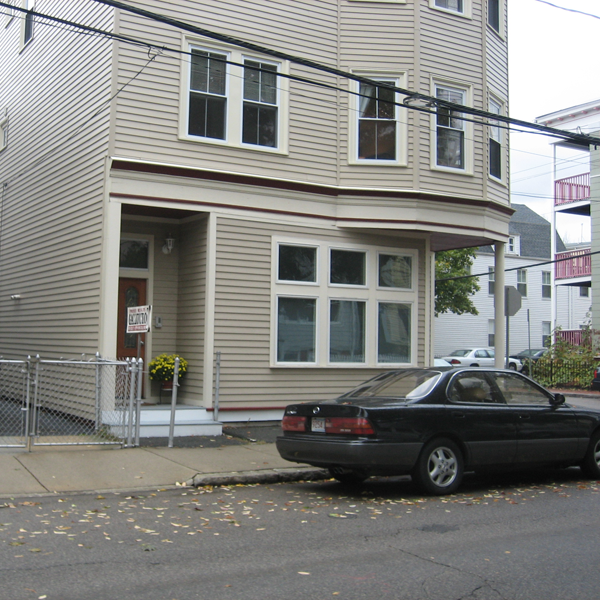
#> input picture computer_vision_tp_1_Bertrand_PATUREL/images/boston.png, 600 x 600 px
$ jupyter execute --allow-errors filtering_Bertrand_PATUREL.ipynb
#> lines starting #> are read from the running program, lines starting #| are printed output that depends on the picture; after the words box and inside, x2 and y2 are one past the last pixel; in counts of white or black regions, pixels touching at a corner belong together
# Part 1 : Sampling and filtering

In this part of the lab work, we are going to look at the frequency content of images, and certain filtering operations which which we can carry out.

__Note__ : When viewing the result of filtered images, we will avoid using ```plt.imshow()```. Indeed, if you use imshow to display an image, it will change the resolution of this image. Since we are going to be looking at aliasing effects (which is induced precisely by changing resolution), it is better to write the output to an image file and view it in a separate program.

However, you can (and will) use ```plt.imshow()``` for displaying the image's spectra and for displaying filters.

First, let us load the necessary packages

### Your task

In the lab work, you must fill in the code in the places marked FILL IN CODE, or answer the written questions directly on the notebook.

First, let us load the necessary packages

[cell 1]
from matplotlib import pyplot as plt
import numpy as np
import imageio
from skimage import color


is_colab = False

The last package will help us to carry out the convolution operation. Let's define two functions to read and write and image :

[cell 2]
def read_image(file_name):
#> called with file_name = 'images/boston.png'
    img_color = imageio.imread(file_name)
#> img_color is the input picture: shape (600, 600, 3); mean R, G, B 132.2, 132.4, 129.1
    img_gray = color.rgb2gray(img_color)
    return img_gray,img_color

def write_image(img_in,file_name_out):
    imageio.imwrite(file_name_out, np.uint8(255.0*img_in))

[cell 3]
file_dir = 'images/'
file_name = 'boston'
file_ext = '.png'

if (is_colab == True):
  !wget "https://perso.telecom-paristech.fr/anewson/doc/images/boston.png"
  img_gray,_ = read_image(file_name+file_ext)
else:
  img_gray,_ = read_image(file_dir+file_name+file_ext)
img_gray.shape
#> Out = (600, 600)

## Frequency content

Firstly, we are going to inspect the frequency content of the image. Write a function to display the magnitude of the spectrum of the image. For this, you can use the following functions

- ``np.fft.fft2``
- ``np.fft.fftshift``

The first calculates the 2D Fast Fourier Transform of the image. The second centres the spectrum, such that the 0 frequency is centred in the image. Otherwise the 0 point is set at the top left, which is not very conveniant for visualisation.

A final note. It is often the case that the 0 frequency is of much larger amplitude than the other frequencies. Therefore, we often visualise log(1+spectrum_magnitude) rather than spectrum_magnitude itself.

Write this function ``display_spectrum`` now.

[cell 4]
def display_spectrum(img):
    centred_spectrum_magnitude = np.abs(np.fft.fftshift(np.fft.fft2(img)))
    plt.imshow(np.log(1+centred_spectrum_magnitude),cmap='gray')
    return

[cell 5]
display_spectrum(img_gray)

#> (a cell that did not finish here is left out)

__Question__ : What do you observe in the frequency domain ? What is your interpretation of this image ?

__Answer__ :

- I observe that the intense center is the result of a picture with much more low frenquences than high frequencies.
- The crossing horizontal and vertical lines can be expliained by the white horizontal line of the wood on the house and the vertical lines of the windows.

## Subsampling and aliasing

We are now going to carry out a ''direct'' subsampling (also known as a ''nearest neighbours'' subsampling) of a factor $\delta$, that is to say we simply take one out of every $\delta$ pixels. Fill in the following function to do this :

[cell 7]
def nn_subsampling(img_in,delta):
#> called with delta = 2
    row_image = img_in[::delta] # We select every other column
    col_image = np.transpose(row_image)[::delta] # We select every other row
    sub_image = np.transpose(col_image)
    return sub_image

We write the subsampled image, with subsampling step $\delta = 2$

[cell 8]
delta = 2
image_small = nn_subsampling(img_gray,delta)
write_image(image_small, file_name+'_subsampled.png')

[cell 9]
plt.imshow(img_gray, cmap='gray')

[cell 10]
plt.imshow(image_small, cmap='gray')

__Question__ What do you notice about the image ? Where is the aliasing taking place ? Why is it taking place in these specific regions ?

**__Answer__** :

According to the images above, the aliasing takes place on the house. It takes place specaily on the front of the house which origanilly had straights lines and regular frequencies that are damaged by the aliasing.

We have seen two different methods of filtering an image before subsampling to remove high frequencies :

- Ideal low-pass filter
- Gaussian filter

We recall that the convolution operation, which defines a filter, can be carried out either in the spatial (image) domain or the frequency domain.

First, write a function which filters an input image via the frequency domain, with the input filter ``f_hat`` defined in the frequency domain. The output ``img_out`` should be in the spatial domain. You can use the ``np.fft.ifft2`` function to carry out the inverse Fourier transform. Make sure to take the __real__ part of the output image (``np.real``).

[cell 11]
def filter_image(img,f_hat):
    fq_img = np.fft.fft2(img)
    filtering = np.multiply(f_hat,fq_img) # we apply the filter and the img
    img_out = np.real(np.fft.ifft2(filtering))
    return(img_out)

### Ideal low-pass filter

Now, we are going to create a function ``ideal_low_pass_filter`` which returns an ideal low-pass filter $\hat{h}$ in the frequency domain. We recall that in 2D this is a disk centred on the 0-frequency (with the radius $\nu_0$ which is the cut-off freqeuncy).

### Creating the disk (low-pass filter) in the frequency domain

By definition the 0 frequency is at the top left point of the image. Therefore, you have two options to create the filter :

- you can create the low-pass filter in the 'normal' frequency-domain representation, with the 0 frequency at the (0,0) position of the frequency image)
- you can create the low-pass filter in the 'centred' position and then ifftshift the frequency image. In the centred representation of the frequency, for an image of even size $n=2a$, the 0 frequency position is located at position $a$ (where 0 is the first position - the '0 indexing' of python).

To go between the two representations, you have the following functions :

- np.fft.fftshift : top-left centre -> middle centre
- np.fft.ifftshift : middle centre -> top-left centre

To create the disk centred at the position $a$, you have several options :

- use a loop (simplest, but potentially slow)
- use the np.meshgrid function, (https://docs.scipy.org/doc/numpy/reference/generated/numpy.meshgrid.html) which creates a grid of positions (in 1D, 2D, etc - here we are interested in 2D)
- use the 'distance transform' ``scipy.ndimage.morphology.distance_transform_edt``. This function calculates the distance to the nearest pixel which has a value of 0 in a binary image (this is a mathematical morphology function)
- or anything else that you can think of :)

[cell 12]
from scipy.ndimage.morphology import distance_transform_edt

def ideal_low_pass_filter(img_shape,nu_0):
    binary_image = np.ones(img_shape)
    binary_image[int(img_shape[0]/2),int(img_shape[1]/2)] = 0
    distance_transform = distance_transform_edt(binary_image)
    binary_distance = distance_transform < int(nu_0*img_shape[0]/2) # All the frequencies that are far are put to False
    f_hat = np.fft.ifftshift(np.multiply(binary_distance,np.ones(img_shape))) # All the frequencies that are far are put to 0
    return(f_hat)

plt.imshow(ideal_low_pass_filter((50,50),0.5))
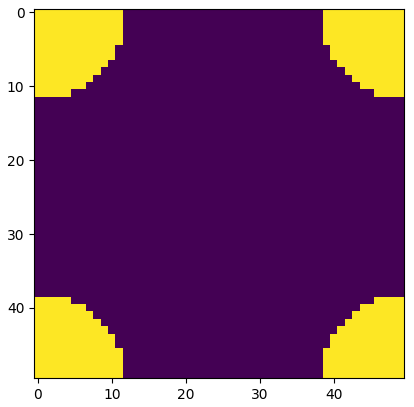
#> figure drawn by matplotlib, 1 panel

__Question__ Given that in an image with sampling rate 1 (the pixel size) the frequencies in the original image of size $n \times n$ go from $-\frac{1}{2}$ to $\frac{1}{2}$.  For a subsampling of $\delta=2$, where should the cutoff frequency $\nu_0$ be set for correct subsampling ?

__Answer__ :

Create f_hat, the ideal low-pass filter in the frequency domain, and display it.

[cell 13]
img_shape = img_gray.shape
#> img_shape = (600, 600)
print(img_shape)
#| (600, 600)
nu_0 = 0.24
f_hat = ideal_low_pass_filter(img_shape,nu_0)
#> call 2 of ideal_low_pass_filter, with img_shape = (600, 600), nu_0 = 0.24
#> in ideal_low_pass_filter (call 2), `f_hat = np.fft.ifftshift(np.multiply(binary_distance,np.ones(img_shape..`:
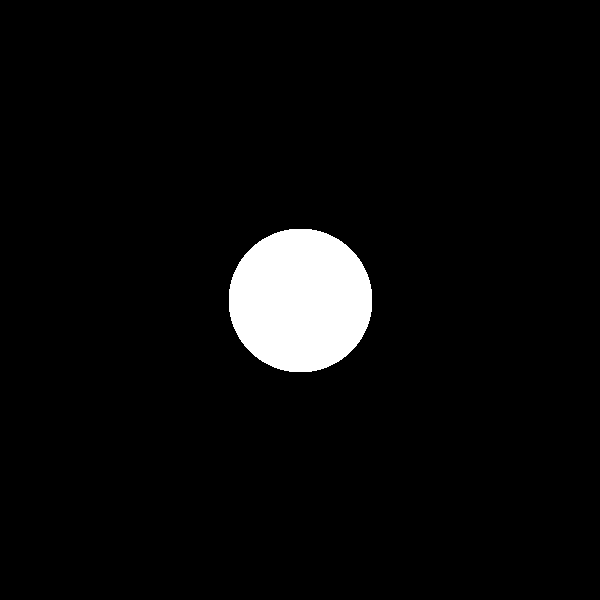
#> binary_distance: shape (600, 600) bool; 4.5% white; 1 white region, box (x1, y1, x2, y2) and area: (229, 229, 372, 372) 16237
plt.imshow(f_hat,cmap='gray')

Carry out the filtering, and subsample the image again, and imwrite the result.

You should observe that the range of the image is not respected. Make sure to rescale the output image to the range $0, \dots, 1$ before writing it.

__Bonus question__ Why do you think this happens ?

__Answer__ :

Because behind the transformation we have a sinus cardinal which take values in $\mathbb{R}$ and not only in $\mathbb{R}_+$, we can have negative values.

[cell 14]
img_filtered = filter_image(img_gray,f_hat)
#> in filter_image, `filtering = np.multiply(f_hat,fq_img)`: f_hat: shape (600, 600) float64; values 0 (black) and 1 (white), 4.5% white; 4 white regions, box (x1, y1, x2, y2) and area: (0, 0, 72, 72) 4131, (529, 0, 600, 72) 4059, (0, 529, 72, 600) 4059, (529, 529, 600, 600) 3988

img_filtered = (img_filtered - np.min(img_filtered)) / (np.max(img_filtered) - np.min(img_filtered))

img_filtered = nn_subsampling(img_filtered,delta)

write_image(img_filtered,file_name+'_filtered_ideal_low_pass.png')

[cell 15]
plt.imshow(img_filtered, cmap='gray')

__Question__ Is the aliasing reduced ? What effect do you notice in the output ? What is this called ?

__Answer__

The Aliasing is noticably reduced and we can observ normal wooden plate on the front of the house which where were the alisaing was taking place. This filter is an ideal low pass pass filter, since the edge of the filters are not smooth. It allow only low frequencies to pass through while brutally removing by the high frequencies.

### Gaussian filter

Now, we are going to carry out the filtering with a Gaussian filter. Create a function ``gaussian_filter`` which returns a 2D Gaussian filter, defined as :

$g_\sigma(x,y) = \frac{1}{2 \pi \sigma^2} \exp{ \left( - \frac{x^2+y^x}{2\sigma^2} \right)}$

To create a grid of pixel positions, you can use the ``np.meshgrid`` function.

You must again make sure to carry out an ``ifftshift`` to make sure the filter is in the correct format. Be careful to put the middle of the Gaussian at the centre position ($a$).

[cell 16]
def gaussian_filter(img_shape,sigma):
#> called with img_shape = (600, 600), sigma = 0.12
    g = np.zeros(img_shape)
    for x in range(img_shape[0]):
        for y in range(img_shape[0]):
            a = (x/img_shape[0])-1/2
            b = (y/img_shape[1])-1/2
            c = np.exp(-(a**2 + b**2)/(2* sigma**2))
            g[x, y] = c

    den = 2*np.pi*(sigma**2)
    g = np.fft.ifftshift(g/den)
    return g

Now, create a Gaussian filter in the frequency domain to attenuate the frequencies higher than the previous cutoff frequency you used above, $\nu_0$. To do this, we recall that 95.45 percent of the energy of a Gaussian function is contained within $\pm 2\sigma$. Fix $\sigma$ accordingly. Display the filter.

[cell 17]
sigma = nu_0 /2
g_hat = gaussian_filter(img_gray.shape,sigma)
plt.imshow(g_hat,cmap='gray')
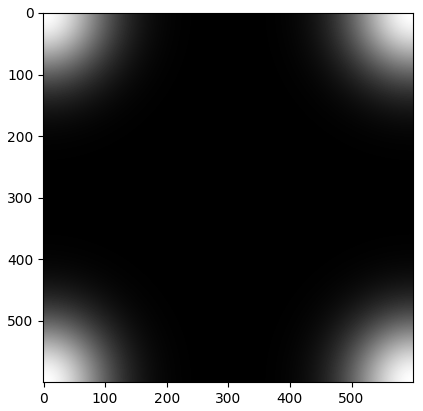
#> figure drawn by matplotlib, 1 panel

Now, carry out the filtering with the Gaussian filter in the frequency domain. Remember to renormalise the output image.

[cell 18]
img_filtered = filter_image(img_gray,g_hat)
#> in filter_image (call 2), `filtering = np.multiply(f_hat,fq_img)`:
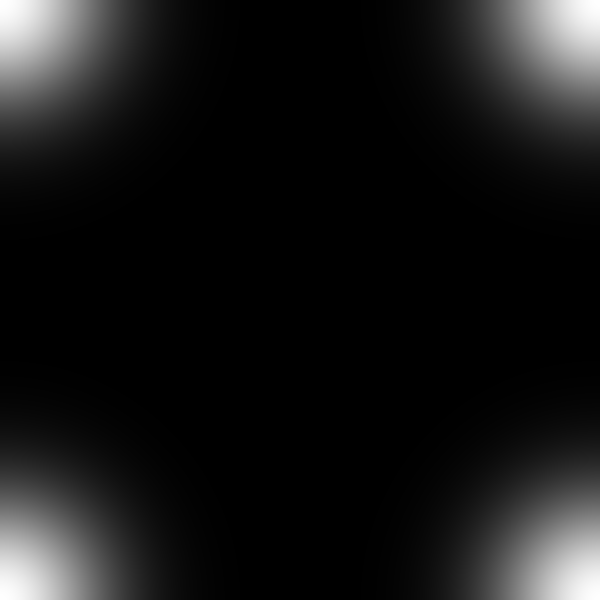
#> f_hat: shape (600, 600) float64; min 3.19e-07, max 11.05, mean 1; drawn with min black and max white

img_filtered = (img_filtered - np.min(img_filtered)) / (np.max(img_filtered) - np.min(img_filtered))

img_filtered = nn_subsampling(img_filtered,delta)
#> call 3 of nn_subsampling, with delta = 2
#> in nn_subsampling (call 3), `row_image = img_in[::delta]`:
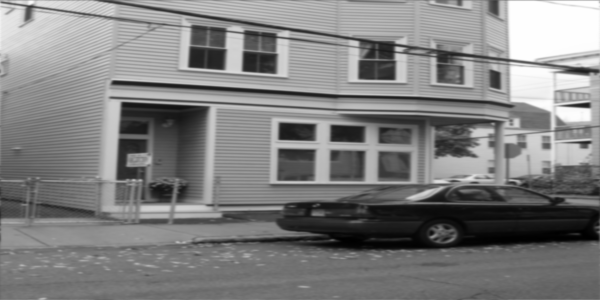
#> row_image: shape (300, 600) float64; min 0, max 1, mean 0.501
#> in nn_subsampling (call 3), `col_image = np.transpose(row_image)[::delta]`:
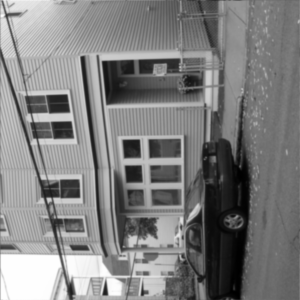
#> col_image: shape (300, 300) float64; min 0, max 1, mean 0.501

write_image(img_filtered,file_name+'_filtered_gaussian.png')

[cell 19]
plt.imshow(img_filtered, cmap='gray')

__Question__ Do you still observe the problem observed in the case of the ideal low-pass filter ? Why ?

__Answer__

- Thanks to the smoothness of the gaussian filter, the gaussian do not create the ringin effect due to the ideal low pass filter when cutting through the high frequencies

- Yet the blurring is sadly  much more stronger than with the ideal low pass filter.

__Bonus Question__ We have had to rescale the output image again. This time, why was this the case ? Hint : think about a Gaussian filter in the spatial domain with a very large $\sigma$.

__Answer__

This time we had to rescale the image because we can have values bigger than 1 due to the gaussian than can take value in $\mathbb{R}_+$

## Standard filters

In this section, we are going to look at some common filters, and see their effects on images. From this point on in the TP, we are going to be working in the spatial domain, and are no longer concentrated on aliasing. Therefore, we can use the plt.imshow function (you may notice some aliasing, but we ignore it here). We define a display function now.

[cell 20]
def display_image(img_in):
    plt.imshow(img_in, cmap='gray')

[cell 21]
file_dir = 'images/'
file_name = 'palma'
file_ext = '.png'

if (is_colab == True):
  !wget "https://perso.telecom-paristech.fr/anewson/doc/images/palma.png"
  img_gray,_ = read_image(file_name+file_ext)
else:
  img_gray,_ = read_image(file_dir+file_name+file_ext)
#> call 2 of read_image, with file_name = 'images/palma.png'
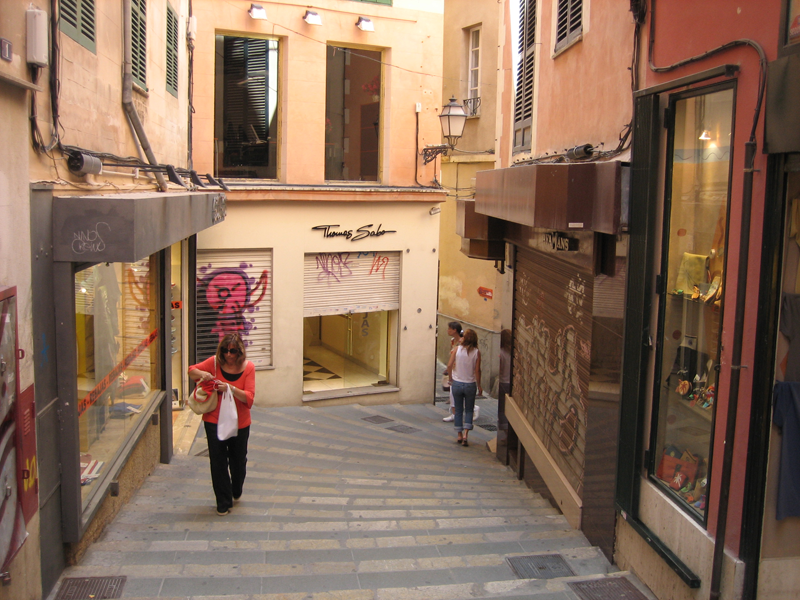
#> input picture computer_vision_tp_1_Bertrand_PATUREL/images/palma.png, 800 x 600 px
#> in read_image, img_color is the input picture: shape (600, 800, 3); mean R, G, B 138.6, 110.9, 91.7
#> in read_image (call 2), `img_gray = color.rgb2gray(img_color)`:
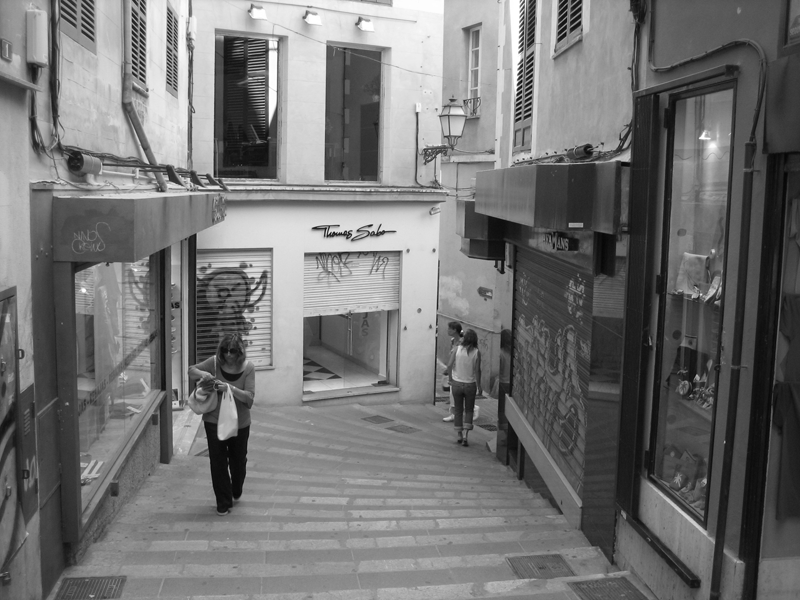
#> img_gray: shape (600, 800) float64; min 0.0229, max 1, mean 0.453
img_gray.shape

display_image(img_gray)

Now, write a function ``filter_image_spatial`` which carries out the 2D convolution between two images in the spatial domain. For this, you can use the ``convolve2d`` from the scipy.signal package. In this convolution, you should use the following parameters :

- mode='same'. This means that the output size of the image will be the same as the input
- boundary='symm'. For values outside the image domain, we take the symmetrical values of the image

Strictly speaking, if we take the Fourier transform of an image, we are using periodic boudary conditions. However, at this point we no longer need the frequency representation of the image, so we can define the conditions as we wish.

[cell 22]
from scipy import signal

def filter_image_spatial(img,f):
    img_out = signal.convolve2d(img,f,mode='same',boundary='symm')
#> img_out: shape (600, 800) float64
    return(img_out)

Now, define the filters grad_y and grad_x which give the derivatives of the image in the $y$ and $x$ directions, respectively (see lesson slides). Note : you must define these filters in the spatial domain, and make sure that they are matrices (otherwise the dimensions will not match with those of the image);

[cell 23]
grad_x = np.array([[-1],[1]]) # it also works with np.array([[-1,1],[0,0]])
grad_y = np.transpose(grad_x)

[cell 24]
grad_x

[cell 25]
grad_y

Filter the input image and display the results of these two filterings

[cell 26]
img_grad_x = filter_image_spatial(img_gray,grad_x)
img_grad_y = filter_image_spatial(img_gray,grad_y)

display_image(img_grad_x)
plt.figure()
display_image(img_grad_y)

### Image sketch (edge detection)

Suppose we wish to create a sketch of our image, with just the outlines of object. Propose a (simple) method to create a binary image where the edges are detected (using the previous filters and a threshold parameter $\tau$). Implement this in a function called ``sketch_image``, and apply it to the input image. Display it (you can write it as well to view it better).

[cell 27]
def sketch_image(img_in,tau):
#> called with tau = 0.02
    img_grad_x = filter_image_spatial(img_gray,grad_x)
    img_grad_y = filter_image_spatial(img_gray,grad_y)
    img_grad = (img_grad_x+img_grad_y) / 2
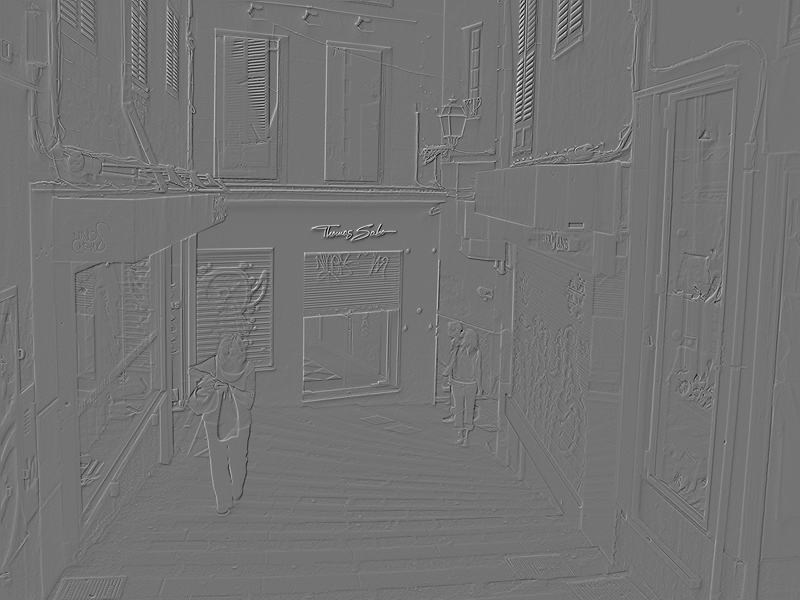
#> img_grad: shape (600, 800) float64; min -0.457, max 0.551, mean 0.000273; drawn with min black and max white
    img_out = np.ones(img_in.shape)*(img_grad > tau)
#> img_out: shape (600, 800) float64; values 0 (black) and 1 (white), 12.8% white in thin lines or dots
    return img_out

tau = 0.02
img_sketch = sketch_image(img_gray,tau)
display_image(img_sketch)
write_image(img_sketch, file_name+'_sketch.png')

## Further refinement (no code to fill in or questions here)

Depending on the threshold parameter used in your algorithm, the sketch may have a certain thickness. Ideally, we would like to have a sketch of one-pixel thickness. This is something we would like to avoid in the sketch. In the lesson we saw a morphological operator, the "skeletonisation" operator, which you can find the necessary function in the following package :

- skimage.morphology

Below, we show what this does to the sketch image

[cell 28]
from skimage.morphology import skeletonize

img_sketch_skeleton = skeletonize(img_sketch)
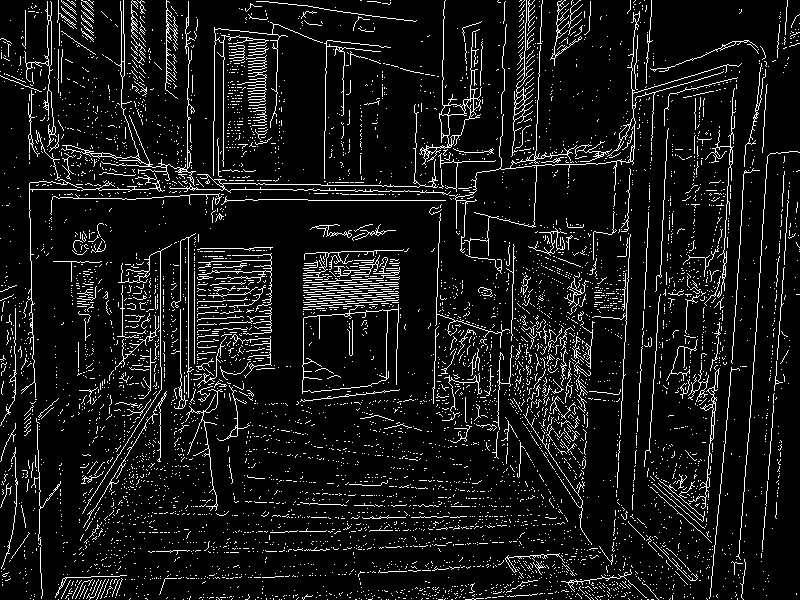
#> img_sketch_skeleton: shape (600, 800) bool; 8.6% white in thin lines or dots
display_image(img_sketch_skeleton)
write_image(img_sketch_skeleton, file_name+'_sketch_skeleteon.png')
